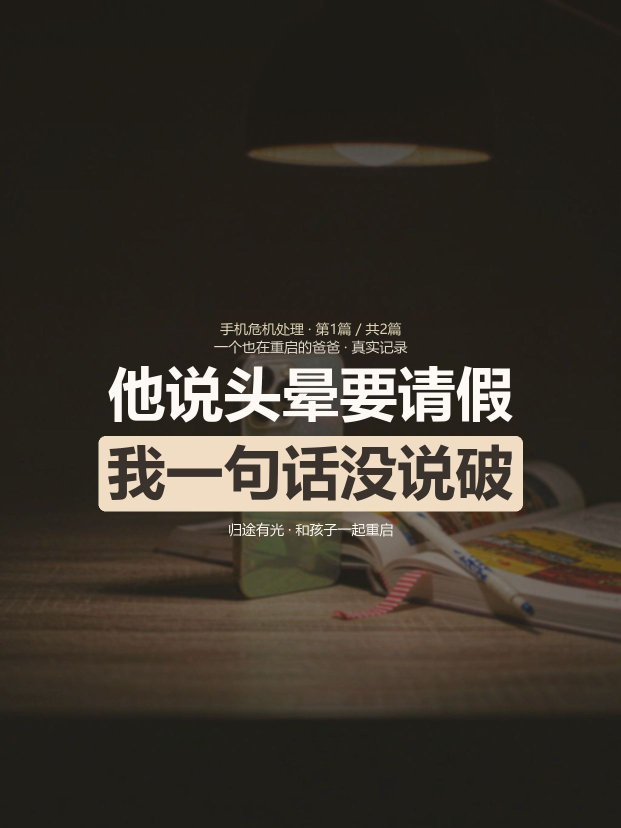
#> input picture 手机危机处理/公众号文章/发布包_第1篇_手机危机/卡片发布包/第1篇_卡片_01_封面.jpg, 1242 x 1656 px (shown at 1/2 size)
$ python -i '卡片文章渲染_card_render.py'   (imports and definitions only)
#> lines starting #> are read from the running program, lines starting #| are printed output that depends on the picture
#> further down, picture is the input picture: PIL image 1242x1656 RGB; mean R, G, B 58.9, 52.8, 44.1
# -*- coding: utf-8 -*-
"""卡片文章 · 文字排版引擎 v2（内容更完整版）
第14篇《我变了，孩子为什么还没变？》—— 共 8 张

v2 相对 v1 的三处改进（针对"文字少、没头没脑"）：
  1. 每张内容卡增加「主题标签行」——读者一眼知道这张在讲什么、讲到第几步
  2. 正文承载「相对完整的内容」——单卡可独立读懂，不再只有一句金句
  3. 张数由 5 张扩至 8 张（封面1 + 内容6 + 收尾1），承载长文主线全过程

排版引擎四条纪律（防重叠 / 防出界 / 防缺字）：
  ① 只用一种绘制方式：所有文字经统一出口
  ② 先算后画：先算总高 → 定位 → 再逐块绘制，不用绝对 y 硬写
  ③ 行首禁则：标点不出现在行首
  ④ 渲染后自检：越界 + 重叠断言（容器框只查越界）

底图策略：封面卡/收尾卡复用已生成的 AI 底图（不额外消耗积分）；
          内容卡用纯色底（零成本，且更适合承载密集文字）。
"""
import os, sys
from PIL import Image, ImageDraw, ImageFont

# [1 line not run here, left out]

# ---------- 规格 ----------
W, H = 1242, 1656
MARGIN = 96

# ---------- 本系列配色（《为什么学生不喜欢上学》· 青绿）----------
# 与长文正文/封面同色系，系列内不新增色值（SOP vision.md 硬规则）
MAIN  = '#3f6f6a'      # 主色 · 青绿（长文主色）
DEEP  = '#2f5753'      # 深色 · 主标题（长文深色）
BAND  = '#c4d9d5'      # 细线 / 时间轴
BG    = '#f4f6f5'      # 内容卡浅底（长文页面底色）
INK   = '#33302b'      # 正文墨色（长文正文）
BROWN = '#3a4a47'      # 正文（略偏墨绿）
GREY  = '#8f9c99'
LIGHT = '#eef4f3'      # 浅格（长文卡片浅底）
PAPER = '#f0f5f4'      # 次浅格
DIM   = '#7e8d8a'
CREAM = '#f2f7f6'      # 封面/收尾卡浅色文字
GOLD  = '#d9963f'      # 辅暖色 · 高亮块底（长文辅色）

F_TITLE = r'C:\Windows\Fonts\msyhbd.ttc'
F_REG   = r'C:\Windows\Fonts\msyh.ttc'

BASE = r'D:\个人资料\家庭教育\公众号\为什么学生不喜欢上学\公众号文章\卡片文章'
OUT = os.path.join(BASE, '发布包_第1篇_5个学习真相', '卡片发布包')
BG_DIR = os.path.join(BASE, '_过程文件', '底图成品')
# ⚠️ 2026-09-19：建目录移出模块顶层（原写法让"任何 import"都凭空建目录，
#   且 OUT 是第1篇的硬编码默认值 → 跑后续篇目时可能错写进第1篇）。
#   统一交给 main() 读配置之后执行（文件末尾已有 os.makedirs(OUT, exist_ok=True)）。
_fc = {}
# [5 lines left out: function font, not called in this run]

BOXES = []        # 文字块（参与越界 + 重叠检测）
CONTAINERS = []   # 容器框（只参与越界检测）

# ⭐ 缺字（豆腐块）检测：微软雅黑**不含** U+2713/2715/2717/2718 等区段
#    —— 这些字符渲染出来是**空心方框（tofu）**，肉眼极易漏看（2026-09-16 实修）
_SYMBOL_CACHE = {}


# [65 lines left out: functions has_glyph, check_symbols, not called in this run]


NOTES = ['读书笔记 · 书中观点整理', '为什么学生不喜欢上学 · 第1篇 / 共8篇']  # [0]=改编标注(P0) [1]=系列行
CUR_NOTE = None   # ⭐ 当前卡的标注文字（逐张不同），None 表示回退 NOTES[0]
NO_HEAD = set('。，、；：！？）》”’%…·')


# [450 lines left out: functions wrap, para_h, draw_paras, layout_center_lines, draw_center_lines, _note_color and 8 more, not called in this run]


def soften_bg(im, blur=2.6, veil=0.34, veil_color='#1b1c17', top=0.46, bottom=0.42):
    """底图重处理：强柔化 + 整体压暗 + 上下渐暗
    用途：收尾卡文字量大，需腾出 JPEG 压缩空间并保证文字可读"""
#> called with blur = 2.6, veil = 0.34, veil_color = '#1b1c17', top = 0.46, bottom = 0.42
    from PIL import ImageFilter
    im = im.filter(ImageFilter.GaussianBlur(blur))
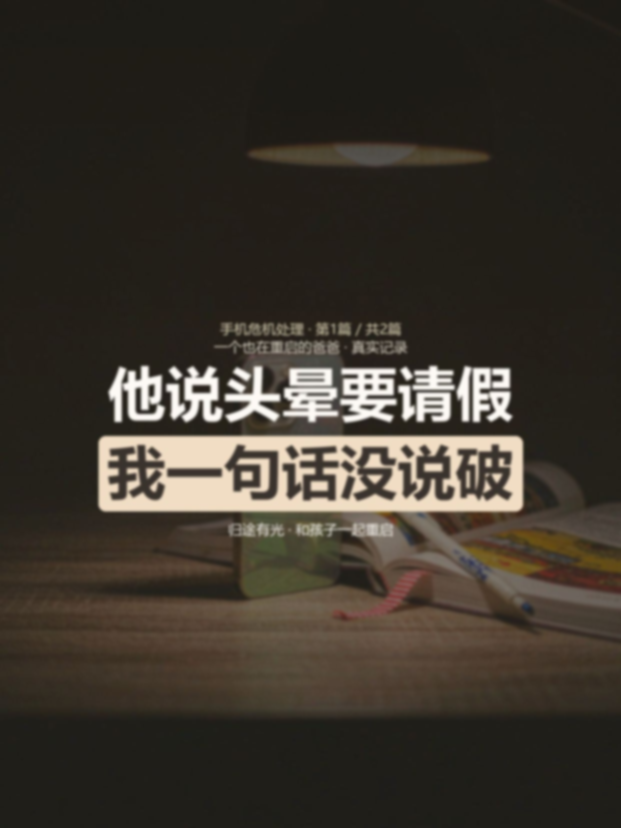
#> im: PIL image 1242x1656 RGB (shown at 1/2 size); mean R, G, B 58.9, 52.8, 44.1
    v = Image.new('RGB', im.size, veil_color)
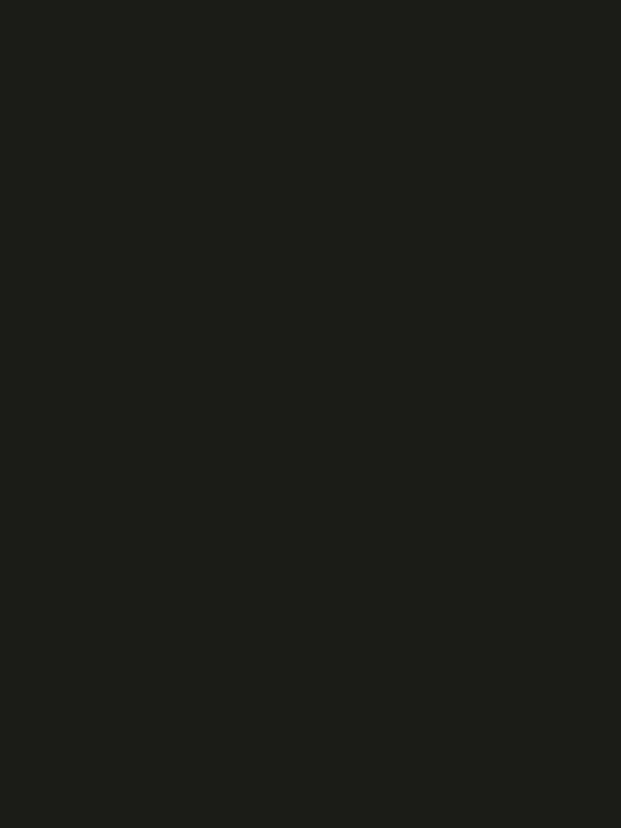
#> v: PIL image 1242x1656 RGB (shown at 1/2 size); mean R, G, B 27, 28, 23
    im = Image.blend(im, v, veil)
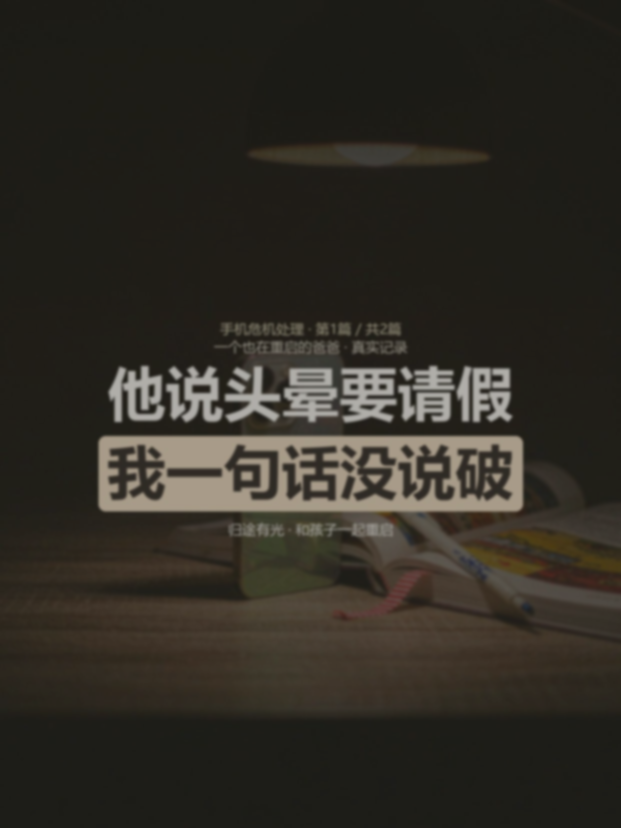
#> im: PIL image 1242x1656 RGB (shown at 1/2 size); mean R, G, B 47.5, 43.9, 36.5
    W_, H_ = im.size
#> W_ = 1242; H_ = 1656
    m = Image.new('L', (1, H_), 0)
    px = m.load()
    end_t = int(H_ * 0.42)
#> end_t = 695
    start_b = int(H_ * 0.50)
#> start_b = 828
    for y in range(H_):
        vv = 0
        if y < end_t:
            vv = int(255 * top * (1 - y / end_t) ** 0.8)
        elif y > start_b:
            t = (y - start_b) / (H_ - start_b)
            vv = int(255 * bottom * (t ** 0.9))
        px[0, y] = vv
    return Image.composite(Image.new('RGB', im.size, veil_color), im, m.resize((W_, H_)))


# [151 lines left out: functions closing_card, check_16_9, check, save, _with_note, build_cards, not called in this run]


CARDS = []


# [58 lines left out: function main, not called in this run]


# [2 lines not run here, left out]

>>> from PIL import Image
>>> picture = Image.open('../../../../../手机危机处理/公众号文章/发布包_第1篇_手机危机/卡片发布包/第1篇_卡片_01_封面.jpg')
>>> result = soften_bg(picture)
